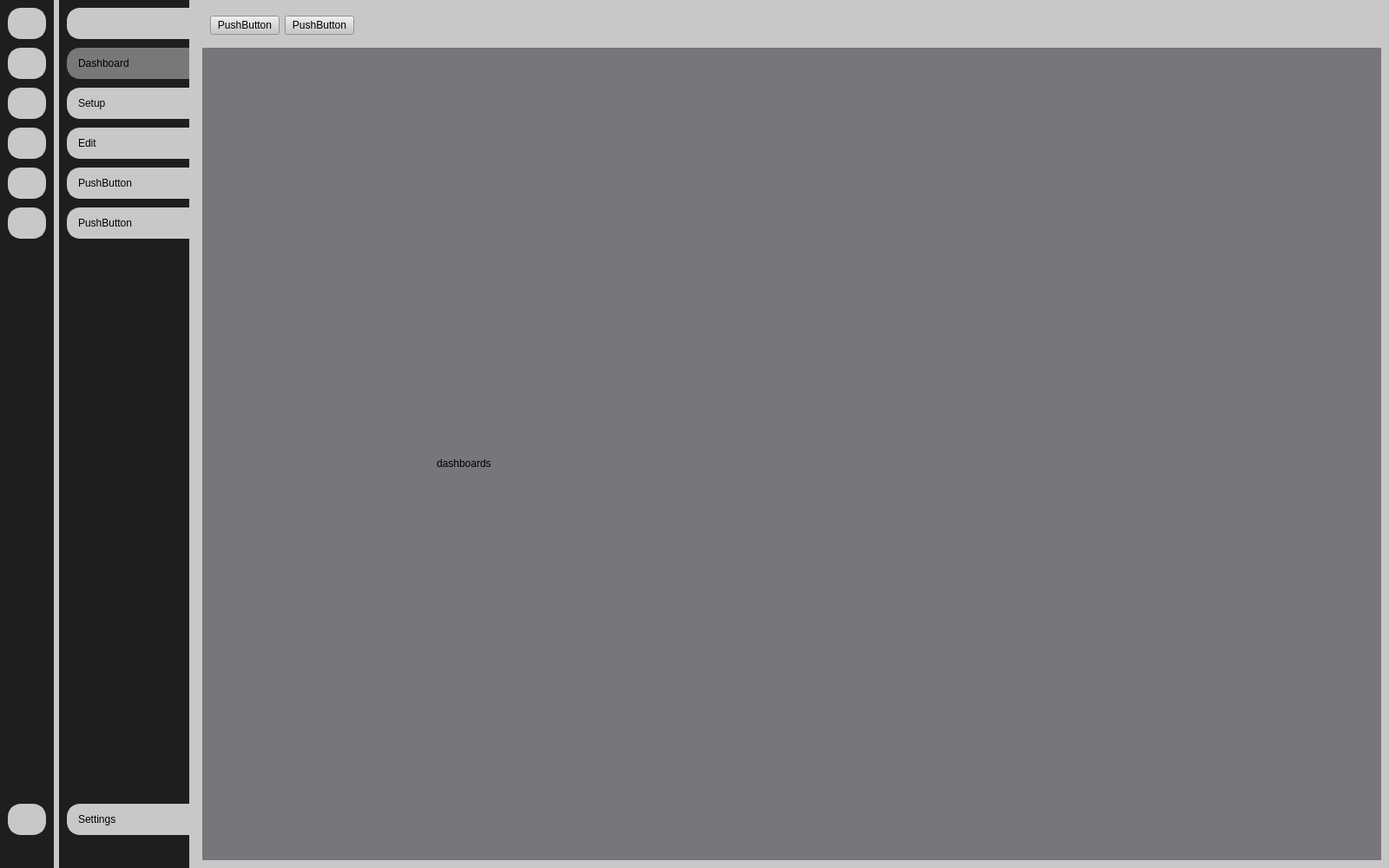
<?xml version="1.0" encoding="UTF-8"?>
<ui version="4.0">
 <class>MainWindow</class>
 <widget class="QMainWindow" name="MainWindow">
  <property name="geometry">
   <rect>
    <x>0</x>
    <y>0</y>
    <width>1600</width>
    <height>1000</height>
   </rect>
  </property>
  <property name="minimumSize">
   <size>
    <width>1600</width>
    <height>800</height>
   </size>
  </property>
  <property name="windowTitle">
   <string>SpraySense</string>
  </property>
  <property name="styleSheet">
   <string notr="true">background-color: rgb(200, 200, 200);
</string>
  </property>
  <widget class="QWidget" name="centralwidget">
   <property name="styleSheet">
    <string notr="true"/>
   </property>
   <layout class="QGridLayout" name="gridLayout">
    <property name="leftMargin">
     <number>0</number>
    </property>
    <property name="topMargin">
     <number>0</number>
    </property>
    <property name="rightMargin">
     <number>0</number>
    </property>
    <property name="bottomMargin">
     <number>0</number>
    </property>
    <item row="0" column="0">
     <widget class="QWidget" name="sidebar_small" native="true">
      <property name="styleSheet">
       <string notr="true">QWidget{
	background-color: rgb(30, 30, 30);
}
QPushButton{
background-color: rgb(200, 200, 200);
color:white;
text-align:center;
height:30px;
border: 3px solid rgb(200, 200, 200);   
border-radius:15px;
padding-left:3px;
padding-right:3px;

}

QPushButton:hover {
    background: rgb(100, 100, 100);  /* původní barva &lt;span&gt; */
    border: 3px solid rgb(70,70, 70);
      /* aby se po přidání borderu nezvětšilo tlačítko */
}

/* Aktivní stav (klik) – mírně zesvětlíme okraj */
QPushButton:pressed {
    background-color:  rgb(120, 120, 120); 
    border: 3px solid  rgb(120, 120, 120); 

}

QPushButton:checked {
    background-color:  rgb(120, 120, 120); 
    border: 3px solid  rgb(120, 120, 120); 

}</string>
      </property>
      <layout class="QVBoxLayout" name="verticalLayout_3">
       <property name="spacing">
        <number>15</number>
       </property>
       <property name="leftMargin">
        <number>9</number>
       </property>
       <property name="topMargin">
        <number>9</number>
       </property>
       <property name="rightMargin">
        <number>9</number>
       </property>
       <property name="bottomMargin">
        <number>9</number>
       </property>
       <item>
        <layout class="QVBoxLayout" name="verticalLayout">
         <property name="spacing">
          <number>10</number>
         </property>
         <item>
          <widget class="QPushButton" name="pb_menu_small">
           <property name="styleSheet">
            <string notr="true">QPushButton{
background-color: rgb(200, 200, 200);
color:white;
text-align:center;
height:30px;
border: 3px solid rgb(200, 200, 200);   
border-radius:15px;

}

QPushButton:hover {
    background: rgb(100, 100, 100);  /* původní barva &lt;span&gt; */
    border: 3px solid rgb(70,70, 70);
      /* aby se po přidání borderu nezvětšilo tlačítko */
}

/* Aktivní stav (klik) – mírně zesvětlíme okraj */
QPushButton:pressed {
    background-color:  rgb(70, 70, 70); 
    border: 3px solid  rgb(70, 70, 70); 

}

QPushButton:checked {
    background-color:  rgb(200, 200, 200); 
    border: 3px solid  rgb(200, 200, 200); 

}</string>
           </property>
           <property name="text">
            <string/>
           </property>
           <property name="icon">
            <iconset resource="../../main/GUI/icons/icons.qrc">
             <normaloff>:/Icons/menu.png</normaloff>:/Icons/menu.png</iconset>
           </property>
           <property name="iconSize">
            <size>
             <width>25</width>
             <height>25</height>
            </size>
           </property>
           <property name="checkable">
            <bool>true</bool>
           </property>
          </widget>
         </item>
         <item>
          <widget class="QPushButton" name="pb_dashboard_small">
           <property name="text">
            <string/>
           </property>
           <property name="icon">
            <iconset resource="../../main/GUI/icons/icons.qrc">
             <normaloff>:/Icons/dashboard-monitor.png</normaloff>:/Icons/dashboard-monitor.png</iconset>
           </property>
           <property name="iconSize">
            <size>
             <width>25</width>
             <height>25</height>
            </size>
           </property>
           <property name="checkable">
            <bool>true</bool>
           </property>
           <property name="autoExclusive">
            <bool>true</bool>
           </property>
          </widget>
         </item>
         <item>
          <widget class="QPushButton" name="pb_setup_small">
           <property name="text">
            <string/>
           </property>
           <property name="icon">
            <iconset resource="../../main/GUI/icons/icons.qrc">
             <normaloff>:/Icons/circle-nodes.png</normaloff>:/Icons/circle-nodes.png</iconset>
           </property>
           <property name="iconSize">
            <size>
             <width>25</width>
             <height>25</height>
            </size>
           </property>
           <property name="checkable">
            <bool>true</bool>
           </property>
           <property name="autoExclusive">
            <bool>true</bool>
           </property>
          </widget>
         </item>
         <item>
          <widget class="QPushButton" name="pb_edit_small">
           <property name="text">
            <string/>
           </property>
           <property name="icon">
            <iconset resource="../../main/GUI/icons/icons.qrc">
             <normaloff>:/Icons/edit (1).png</normaloff>:/Icons/edit (1).png</iconset>
           </property>
           <property name="iconSize">
            <size>
             <width>25</width>
             <height>25</height>
            </size>
           </property>
           <property name="checkable">
            <bool>true</bool>
           </property>
           <property name="autoExclusive">
            <bool>true</bool>
           </property>
          </widget>
         </item>
         <item>
          <widget class="QPushButton" name="pb_capture_small">
           <property name="text">
            <string/>
           </property>
           <property name="icon">
            <iconset resource="../../main/GUI/icons/icons.qrc">
             <normaloff>:/Icons/camera.png</normaloff>:/Icons/camera.png</iconset>
           </property>
           <property name="iconSize">
            <size>
             <width>25</width>
             <height>25</height>
            </size>
           </property>
           <property name="checkable">
            <bool>true</bool>
           </property>
           <property name="autoExclusive">
            <bool>true</bool>
           </property>
          </widget>
         </item>
         <item>
          <widget class="QPushButton" name="pb_unknown1_small">
           <property name="text">
            <string/>
           </property>
           <property name="iconSize">
            <size>
             <width>25</width>
             <height>25</height>
            </size>
           </property>
           <property name="checkable">
            <bool>true</bool>
           </property>
           <property name="autoExclusive">
            <bool>true</bool>
           </property>
          </widget>
         </item>
        </layout>
       </item>
       <item>
        <spacer name="sidebar_spacer_expanded_2">
         <property name="orientation">
          <enum>Qt::Orientation::Vertical</enum>
         </property>
         <property name="sizeHint" stdset="0">
          <size>
           <width>20</width>
           <height>465</height>
          </size>
         </property>
        </spacer>
       </item>
       <item>
        <widget class="QPushButton" name="pb_settings_small">
         <property name="text">
          <string/>
         </property>
         <property name="icon">
          <iconset resource="../../main/GUI/icons/icons.qrc">
           <normaloff>:/Icons/settings.png</normaloff>:/Icons/settings.png</iconset>
         </property>
         <property name="iconSize">
          <size>
           <width>25</width>
           <height>25</height>
          </size>
         </property>
         <property name="checkable">
          <bool>true</bool>
         </property>
         <property name="autoExclusive">
          <bool>true</bool>
         </property>
        </widget>
       </item>
       <item>
        <widget class="QLabel" name="label_8">
         <property name="text">
          <string/>
         </property>
         <property name="pixmap">
          <pixmap resource="../../main/GUI/icons/icons.qrc">:/Icons/vutlogo.png</pixmap>
         </property>
        </widget>
       </item>
      </layout>
     </widget>
    </item>
    <item row="0" column="1">
     <widget class="QWidget" name="sidebar_expanded" native="true">
      <property name="minimumSize">
       <size>
        <width>150</width>
        <height>0</height>
       </size>
      </property>
      <property name="styleSheet">
       <string notr="true">QWidget{
	background-color: rgb(30, 30, 30);
}
QPushButton{
background-color: rgb(200, 200, 200);
color:black;
text-align:left;
height:30px;
border: 3px solid rgb(200, 200, 200);   
padding-left:10px;
border-top-left-radius:15px;
border-bottom-left-radius:15px;
}

QPushButton:hover {
    background: rgb(100, 100, 100);  /* původní barva &lt;span&gt; */
    border: 3px solid rgb(70,70, 70);
      /* aby se po přidání borderu nezvětšilo tlačítko */
}

/* Aktivní stav (klik) – mírně zesvětlíme okraj */
QPushButton:pressed {
    background-color:  rgb(120, 120, 120); 
    border: 3px solid  rgb(120, 120, 120); 

}

QPushButton:checked {
    background-color:  rgb(120, 120, 120); 
    border: 3px solid  rgb(120, 120, 120); 

}
</string>
      </property>
      <layout class="QVBoxLayout" name="verticalLayout_4">
       <property name="spacing">
        <number>15</number>
       </property>
       <property name="rightMargin">
        <number>0</number>
       </property>
       <item>
        <layout class="QVBoxLayout" name="verticalLayout_2">
         <property name="spacing">
          <number>10</number>
         </property>
         <item>
          <widget class="QPushButton" name="pb_menu_expanded">
           <property name="styleSheet">
            <string notr="true">QPushButton{
background-color: rgb(200, 200, 200);
color:white;
text-align:center;
height:30px;
border: 3px solid rgb(200, 200, 200);   
border-top-left-radius:15px;
border-bottom-left-radius:15px;

}

QPushButton:checked {
    background-color:  rgb(200, 200, 200); 
    border: 3px solid  rgb(200, 200, 200); 

}

QPushButton:hover {
    background: rgb(100, 100, 100);  /* původní barva &lt;span&gt; */
    border: 3px solid rgb(70,70, 70);
      /* aby se po přidání borderu nezvětšilo tlačítko */
}

/* Aktivní stav (klik) – mírně zesvětlíme okraj */
QPushButton:pressed {
    background-color:  rgb(70, 70, 70); 
    border: 3px solid  rgb(70, 70, 70); 

}
</string>
           </property>
           <property name="text">
            <string/>
           </property>
           <property name="icon">
            <iconset resource="../../main/GUI/icons/icons.qrc">
             <normaloff>:/Icons/menu.png</normaloff>:/Icons/menu.png</iconset>
           </property>
           <property name="iconSize">
            <size>
             <width>25</width>
             <height>25</height>
            </size>
           </property>
           <property name="checkable">
            <bool>true</bool>
           </property>
          </widget>
         </item>
         <item>
          <widget class="QPushButton" name="pb_dashboard_expanded">
           <property name="text">
            <string>Dashboard</string>
           </property>
           <property name="icon">
            <iconset resource="../../main/GUI/icons/icons.qrc">
             <normaloff>:/Icons/dashboard-monitor.png</normaloff>:/Icons/dashboard-monitor.png</iconset>
           </property>
           <property name="iconSize">
            <size>
             <width>25</width>
             <height>25</height>
            </size>
           </property>
           <property name="checkable">
            <bool>true</bool>
           </property>
           <property name="checked">
            <bool>true</bool>
           </property>
           <property name="autoExclusive">
            <bool>true</bool>
           </property>
          </widget>
         </item>
         <item>
          <widget class="QPushButton" name="pb_setup_expanded">
           <property name="text">
            <string>Setup</string>
           </property>
           <property name="icon">
            <iconset resource="../../main/GUI/icons/icons.qrc">
             <normaloff>:/Icons/circle-nodes.png</normaloff>:/Icons/circle-nodes.png</iconset>
           </property>
           <property name="iconSize">
            <size>
             <width>25</width>
             <height>25</height>
            </size>
           </property>
           <property name="checkable">
            <bool>true</bool>
           </property>
           <property name="autoExclusive">
            <bool>true</bool>
           </property>
          </widget>
         </item>
         <item>
          <widget class="QPushButton" name="pb_edit_expanded">
           <property name="text">
            <string>Edit</string>
           </property>
           <property name="icon">
            <iconset resource="../../main/GUI/icons/icons.qrc">
             <normaloff>:/Icons/edit (1).png</normaloff>:/Icons/edit (1).png</iconset>
           </property>
           <property name="iconSize">
            <size>
             <width>25</width>
             <height>25</height>
            </size>
           </property>
           <property name="checkable">
            <bool>true</bool>
           </property>
           <property name="autoExclusive">
            <bool>true</bool>
           </property>
          </widget>
         </item>
         <item>
          <widget class="QPushButton" name="pb_capture_expanded">
           <property name="text">
            <string>PushButton</string>
           </property>
           <property name="icon">
            <iconset resource="../../main/GUI/icons/icons.qrc">
             <normaloff>:/Icons/camera.png</normaloff>:/Icons/camera.png</iconset>
           </property>
           <property name="iconSize">
            <size>
             <width>25</width>
             <height>25</height>
            </size>
           </property>
           <property name="checkable">
            <bool>true</bool>
           </property>
           <property name="autoExclusive">
            <bool>true</bool>
           </property>
          </widget>
         </item>
         <item>
          <widget class="QPushButton" name="pb_unknown1_expanded">
           <property name="text">
            <string>PushButton</string>
           </property>
           <property name="iconSize">
            <size>
             <width>25</width>
             <height>25</height>
            </size>
           </property>
           <property name="checkable">
            <bool>true</bool>
           </property>
           <property name="autoExclusive">
            <bool>true</bool>
           </property>
          </widget>
         </item>
        </layout>
       </item>
       <item>
        <spacer name="sidebar_spacer_expanded">
         <property name="orientation">
          <enum>Qt::Orientation::Vertical</enum>
         </property>
         <property name="sizeHint" stdset="0">
          <size>
           <width>20</width>
           <height>465</height>
          </size>
         </property>
        </spacer>
       </item>
       <item>
        <widget class="QPushButton" name="pb_settings_expanded">
         <property name="text">
          <string>Settings</string>
         </property>
         <property name="icon">
          <iconset resource="../../main/GUI/icons/icons.qrc">
           <normaloff>:/Icons/settings.png</normaloff>:/Icons/settings.png</iconset>
         </property>
         <property name="iconSize">
          <size>
           <width>25</width>
           <height>25</height>
          </size>
         </property>
         <property name="checkable">
          <bool>true</bool>
         </property>
         <property name="autoExclusive">
          <bool>true</bool>
         </property>
        </widget>
       </item>
       <item>
        <widget class="QLabel" name="label_7">
         <property name="text">
          <string/>
         </property>
         <property name="pixmap">
          <pixmap resource="../../main/GUI/icons/icons.qrc">:/Icons/uailogofull.png</pixmap>
         </property>
        </widget>
       </item>
      </layout>
     </widget>
    </item>
    <item row="0" column="2">
     <widget class="QWidget" name="main_okno" native="true">
      <layout class="QVBoxLayout" name="verticalLayout_5">
       <item>
        <widget class="QWidget" name="top_bar" native="true">
         <layout class="QHBoxLayout" name="horizontalLayout">
          <item>
           <widget class="QPushButton" name="pushButton_13">
            <property name="text">
             <string>PushButton</string>
            </property>
            <property name="checkable">
             <bool>true</bool>
            </property>
           </widget>
          </item>
          <item>
           <widget class="QPushButton" name="pushButton_14">
            <property name="text">
             <string>PushButton</string>
            </property>
           </widget>
          </item>
          <item>
           <spacer name="horizontalSpacer">
            <property name="orientation">
             <enum>Qt::Orientation::Horizontal</enum>
            </property>
            <property name="sizeHint" stdset="0">
             <size>
              <width>40</width>
              <height>20</height>
             </size>
            </property>
           </spacer>
          </item>
         </layout>
        </widget>
       </item>
       <item>
        <widget class="QStackedWidget" name="stackedWidget">
         <property name="styleSheet">
          <string notr="true">background-color: rgb(119, 118, 123);</string>
         </property>
         <property name="currentIndex">
          <number>2</number>
         </property>
         <widget class="QWidget" name="page_capture">
          <widget class="QLabel" name="label_6">
           <property name="geometry">
            <rect>
             <x>390</x>
             <y>420</y>
             <width>67</width>
             <height>17</height>
            </rect>
           </property>
           <property name="text">
            <string>capture</string>
           </property>
          </widget>
         </widget>
         <widget class="QWidget" name="page_setup">
          <widget class="QLabel" name="label_3">
           <property name="geometry">
            <rect>
             <x>300</x>
             <y>450</y>
             <width>67</width>
             <height>17</height>
            </rect>
           </property>
           <property name="text">
            <string>setup</string>
           </property>
          </widget>
         </widget>
         <widget class="QWidget" name="page_dashboard">
          <widget class="QLabel" name="label_5">
           <property name="geometry">
            <rect>
             <x>270</x>
             <y>470</y>
             <width>67</width>
             <height>17</height>
            </rect>
           </property>
           <property name="text">
            <string>dashboards</string>
           </property>
          </widget>
          <widget class="QtInteractor" name="widget" native="true">
           <property name="geometry">
            <rect>
             <x>210</x>
             <y>140</y>
             <width>301</width>
             <height>261</height>
            </rect>
           </property>
          </widget>
         </widget>
         <widget class="QWidget" name="page_settings">
          <widget class="QLabel" name="label_2">
           <property name="geometry">
            <rect>
             <x>290</x>
             <y>460</y>
             <width>67</width>
             <height>17</height>
            </rect>
           </property>
           <property name="text">
            <string>settings</string>
           </property>
          </widget>
         </widget>
         <widget class="QWidget" name="page_edit">
          <widget class="QLabel" name="label_4">
           <property name="geometry">
            <rect>
             <x>410</x>
             <y>410</y>
             <width>67</width>
             <height>17</height>
            </rect>
           </property>
           <property name="text">
            <string>edit</string>
           </property>
          </widget>
         </widget>
         <widget class="QWidget" name="page_none">
          <widget class="QLabel" name="label">
           <property name="geometry">
            <rect>
             <x>330</x>
             <y>346</y>
             <width>141</width>
             <height>81</height>
            </rect>
           </property>
           <property name="text">
            <string>None</string>
           </property>
          </widget>
         </widget>
        </widget>
       </item>
      </layout>
     </widget>
    </item>
   </layout>
  </widget>
 </widget>
 <customwidgets>
  <customwidget>
   <class>QtInteractor</class>
   <extends>QWidget</extends>
   <header>qtinteractor.h</header>
   <container>1</container>
  </customwidget>
 </customwidgets>
 <resources>
  <include location="../../main/GUI/icons/icons.qrc"/>
 </resources>
 <connections>
  <connection>
   <sender>pb_unknown1_expanded</sender>
   <signal>toggled(bool)</signal>
   <receiver>pb_unknown1_small</receiver>
   <slot>setChecked(bool)</slot>
   <hints>
    <hint type="sourcelabel">
     <x>100</x>
     <y>255</y>
    </hint>
    <hint type="destinationlabel">
     <x>38</x>
     <y>258</y>
    </hint>
   </hints>
  </connection>
  <connection>
   <sender>pb_capture_expanded</sender>
   <signal>toggled(bool)</signal>
   <receiver>pb_capture_small</receiver>
   <slot>setChecked(bool)</slot>
   <hints>
    <hint type="sourcelabel">
     <x>126</x>
     <y>212</y>
    </hint>
    <hint type="destinationlabel">
     <x>22</x>
     <y>211</y>
    </hint>
   </hints>
  </connection>
  <connection>
   <sender>pb_edit_expanded</sender>
   <signal>toggled(bool)</signal>
   <receiver>pb_edit_small</receiver>
   <slot>setChecked(bool)</slot>
   <hints>
    <hint type="sourcelabel">
     <x>111</x>
     <y>167</y>
    </hint>
    <hint type="destinationlabel">
     <x>15</x>
     <y>163</y>
    </hint>
   </hints>
  </connection>
  <connection>
   <sender>pb_setup_expanded</sender>
   <signal>toggled(bool)</signal>
   <receiver>pb_setup_small</receiver>
   <slot>setChecked(bool)</slot>
   <hints>
    <hint type="sourcelabel">
     <x>144</x>
     <y>129</y>
    </hint>
    <hint type="destinationlabel">
     <x>23</x>
     <y>125</y>
    </hint>
   </hints>
  </connection>
  <connection>
   <sender>pb_dashboard_expanded</sender>
   <signal>toggled(bool)</signal>
   <receiver>pb_dashboard_small</receiver>
   <slot>setChecked(bool)</slot>
   <hints>
    <hint type="sourcelabel">
     <x>154</x>
     <y>78</y>
    </hint>
    <hint type="destinationlabel">
     <x>26</x>
     <y>77</y>
    </hint>
   </hints>
  </connection>
  <connection>
   <sender>pb_menu_expanded</sender>
   <signal>toggled(bool)</signal>
   <receiver>pb_menu_small</receiver>
   <slot>setChecked(bool)</slot>
   <hints>
    <hint type="sourcelabel">
     <x>156</x>
     <y>41</y>
    </hint>
    <hint type="destinationlabel">
     <x>32</x>
     <y>28</y>
    </hint>
   </hints>
  </connection>
  <connection>
   <sender>pb_unknown1_small</sender>
   <signal>toggled(bool)</signal>
   <receiver>pb_unknown1_expanded</receiver>
   <slot>setChecked(bool)</slot>
   <hints>
    <hint type="sourcelabel">
     <x>31</x>
     <y>267</y>
    </hint>
    <hint type="destinationlabel">
     <x>112</x>
     <y>269</y>
    </hint>
   </hints>
  </connection>
  <connection>
   <sender>pb_capture_small</sender>
   <signal>toggled(bool)</signal>
   <receiver>pb_capture_expanded</receiver>
   <slot>setChecked(bool)</slot>
   <hints>
    <hint type="sourcelabel">
     <x>34</x>
     <y>221</y>
    </hint>
    <hint type="destinationlabel">
     <x>148</x>
     <y>227</y>
    </hint>
   </hints>
  </connection>
  <connection>
   <sender>pb_edit_small</sender>
   <signal>toggled(bool)</signal>
   <receiver>pb_edit_expanded</receiver>
   <slot>setChecked(bool)</slot>
   <hints>
    <hint type="sourcelabel">
     <x>22</x>
     <y>173</y>
    </hint>
    <hint type="destinationlabel">
     <x>139</x>
     <y>173</y>
    </hint>
   </hints>
  </connection>
  <connection>
   <sender>pb_setup_small</sender>
   <signal>toggled(bool)</signal>
   <receiver>pb_setup_expanded</receiver>
   <slot>setChecked(bool)</slot>
   <hints>
    <hint type="sourcelabel">
     <x>34</x>
     <y>129</y>
    </hint>
    <hint type="destinationlabel">
     <x>154</x>
     <y>114</y>
    </hint>
   </hints>
  </connection>
  <connection>
   <sender>pb_dashboard_small</sender>
   <signal>toggled(bool)</signal>
   <receiver>pb_dashboard_expanded</receiver>
   <slot>setChecked(bool)</slot>
   <hints>
    <hint type="sourcelabel">
     <x>28</x>
     <y>83</y>
    </hint>
    <hint type="destinationlabel">
     <x>126</x>
     <y>81</y>
    </hint>
   </hints>
  </connection>
  <connection>
   <sender>pb_menu_small</sender>
   <signal>toggled(bool)</signal>
   <receiver>pb_menu_expanded</receiver>
   <slot>setChecked(bool)</slot>
   <hints>
    <hint type="sourcelabel">
     <x>42</x>
     <y>43</y>
    </hint>
    <hint type="destinationlabel">
     <x>134</x>
     <y>41</y>
    </hint>
   </hints>
  </connection>
  <connection>
   <sender>pb_menu_expanded</sender>
   <signal>toggled(bool)</signal>
   <receiver>sidebar_small</receiver>
   <slot>setHidden(bool)</slot>
   <hints>
    <hint type="sourcelabel">
     <x>181</x>
     <y>21</y>
    </hint>
    <hint type="destinationlabel">
     <x>32</x>
     <y>409</y>
    </hint>
   </hints>
  </connection>
  <connection>
   <sender>pb_menu_expanded</sender>
   <signal>toggled(bool)</signal>
   <receiver>sidebar_expanded</receiver>
   <slot>setVisible(bool)</slot>
   <hints>
    <hint type="sourcelabel">
     <x>213</x>
     <y>37</y>
    </hint>
    <hint type="destinationlabel">
     <x>207</x>
     <y>375</y>
    </hint>
   </hints>
  </connection>
  <connection>
   <sender>pb_settings_expanded</sender>
   <signal>toggled(bool)</signal>
   <receiver>pb_settings_small</receiver>
   <slot>setChecked(bool)</slot>
   <hints>
    <hint type="sourcelabel">
     <x>123</x>
     <y>973</y>
    </hint>
    <hint type="destinationlabel">
     <x>30</x>
     <y>973</y>
    </hint>
   </hints>
  </connection>
  <connection>
   <sender>pb_settings_small</sender>
   <signal>toggled(bool)</signal>
   <receiver>pb_settings_expanded</receiver>
   <slot>setChecked(bool)</slot>
   <hints>
    <hint type="sourcelabel">
     <x>49</x>
     <y>982</y>
    </hint>
    <hint type="destinationlabel">
     <x>116</x>
     <y>982</y>
    </hint>
   </hints>
  </connection>
 </connections>
</ui>
